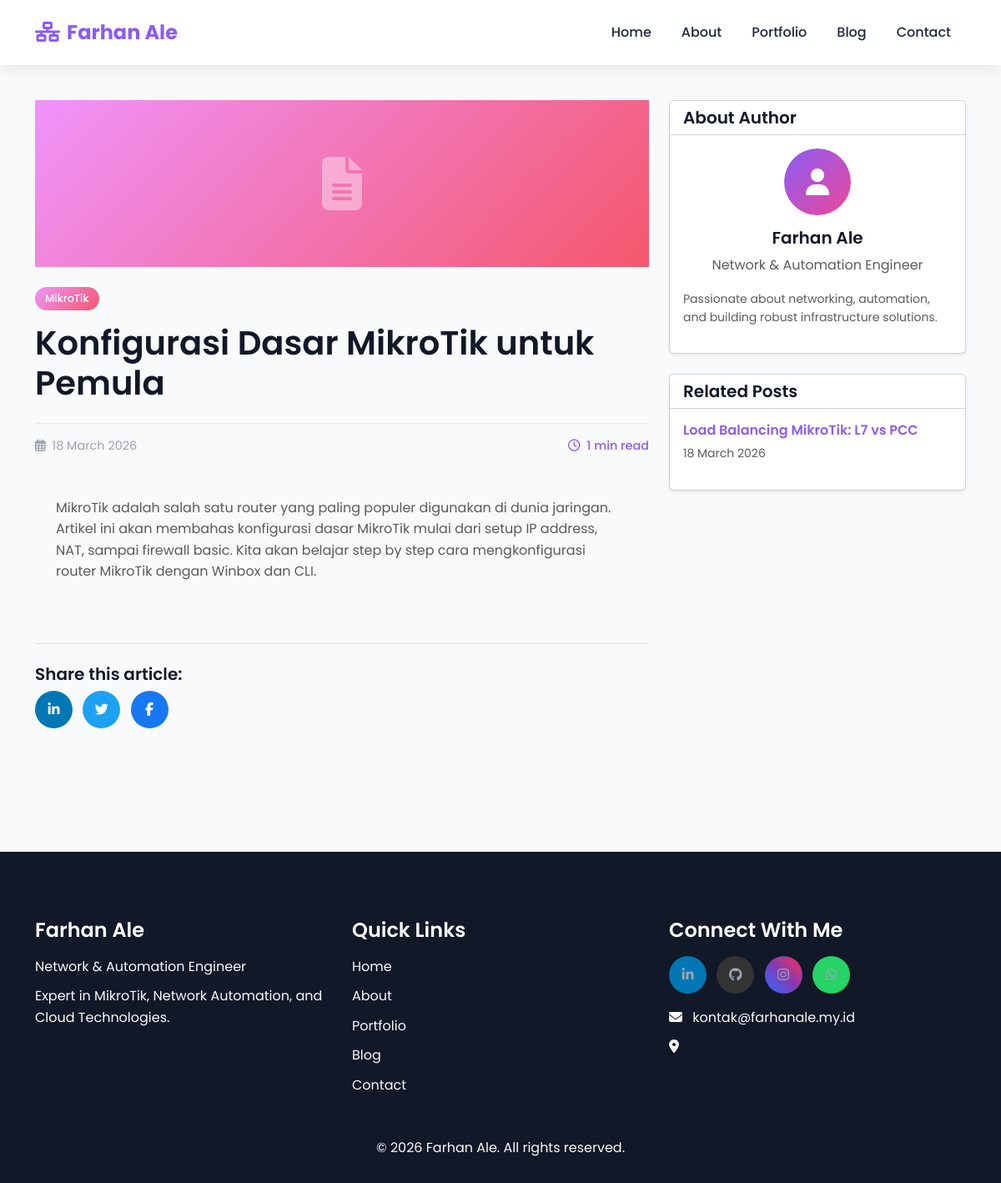
The app's page /blog-detail.php?slug=konfigurasi-dasar-mikrotik-untuk-pemula with its own data.
### tables this page shows
CREATE TABLE blogs (
    id INT PRIMARY KEY AUTO_INCREMENT,
    title VARCHAR(100) NOT NULL,
    slug VARCHAR(100) UNIQUE NOT NULL,
    content TEXT,
    image VARCHAR(255),
    category VARCHAR(50),
    created_at TIMESTAMP DEFAULT CURRENT_TIMESTAMP,
    updated_at TIMESTAMP DEFAULT CURRENT_TIMESTAMP ON UPDATE CURRENT_TIMESTAMP
);

CREATE TABLE settings (
    id INT PRIMARY KEY AUTO_INCREMENT,
    setting_key VARCHAR(50) UNIQUE NOT NULL,
    setting_value TEXT
);

### includes/functions.php (called while the page is built, shortened)
<?php
function getSetting($key) {
    global $pdo;
    $stmt = $pdo->prepare("SELECT setting_value FROM settings WHERE setting_key = ?");
    $stmt->execute([$key]);
    $result = $stmt->fetch();
    return $result ? $result['setting_value'] : '';
}
function formatDate($date) {
    return date('d F Y', strtotime($date));
}
function readingTime($content) {
    $wordCount = str_word_count(strip_tags($content));
    $minutes = ceil($wordCount / 200);
    return $minutes . ' min read';
}

### blog-detail.php (the view, shortened to what this page needs)
<?php
require_once 'includes/config.php';
require_once 'includes/functions.php';
$slug = $_GET['slug'] ?? '';
$stmt = $pdo->prepare("SELECT * FROM blogs WHERE slug = ?");
$stmt->execute([$slug]);
$blog = $stmt->fetch();
$relatedBlogs = $pdo->prepare("SELECT * FROM blogs WHERE category = ? AND id != ? ORDER BY created_at DESC LIMIT 3");
$relatedBlogs->execute([$blog['category'], $blog['id']]);
$relatedBlogs = $relatedBlogs->fetchAll();
include 'includes/header.php';
?>
<div class="section-padding" style="padding-top: 120px;">
    <div class="container">
        <div class="row">
            <div class="col-lg-8">
                <article data-aos="fade-up">
                    <div class="blog-image mb-4">
                        <i class="fas fa-file-alt"></i>
                    </div>
                    <span class="blog-category"><?php echo htmlspecialchars($blog['category']); ?></span>
                    <h1 class="mb-4"><?php echo htmlspecialchars($blog['title']); ?></h1>
                    <div class="blog-meta mb-4">
                        <span class="blog-date"><i class="far fa-calendar-alt me-2"></i><?php echo formatDate($blog['created_at']); ?></span>
                        <span class="blog-read-time"><i class="far fa-clock me-2"></i><?php echo readingTime($blog['content']); ?></span>
                    </div>
                    <div class="blog-content text-muted mb-5">
                        <?php echo nl2br(htmlspecialchars($blog['content'])); ?>
                    </div>
                    <div class="border-top pt-4">
                        <h5>Share this article:</h5>
                        <div class="social-links">
                            <a href="https://www.linkedin.com/sharing/share-offsite/?url=<?php echo urlencode('http://' . $_SERVER['HTTP_HOST'] . $_SERVER['REQUEST_URI']); ?>" target="_blank" class="btn btn-social btn-linkedin me-2">
                                <i class="fab fa-linkedin-in"></i>
                            </a>
                            <a href="https://twitter.com/intent/tweet?text=<?php echo urlencode($blog['title']); ?>&url=<?php echo urlencode('http://' . $_SERVER['HTTP_HOST'] . $_SERVER['REQUEST_URI']); ?>" target="_blank" class="btn btn-social btn-linkedin me-2" style="background: #1DA1F2;">
                                <i class="fab fa-twitter"></i>
                            </a>
                            <a href="https://www.facebook.com/sharer/sharer.php?u=<?php echo urlencode('http://' . $_SERVER['HTTP_HOST'] . $_SERVER['REQUEST_URI']); ?>" target="_blank" class="btn btn-social btn-linkedin" style="background: #1877F2;">
                                <i class="fab fa-facebook-f"></i>
                            </a>
                        </div>
                    </div>
                </article>
            </div>
            <div class="col-lg-4" data-aos="fade-left">
                <div class="card shadow-sm mb-4">
                    <div class="card-header bg-white">
                        <h5 class="mb-0">About Author</h5>
                    </div>
                    <div class="card-body">
                        <div class="text-center mb-3">
                            <div style="width: 80px; height: 80px; background: var(--gradient); border-radius: 50%; margin: 0 auto 15px; display: flex; align-items: center; justify-content: center;">
                                <i class="fas fa-user" style="font-size: 2rem; color: white;"></i>
                            </div>
                            <h5>Farhan Ale</h5>
                            <p class="text-muted mb-0">Network & Automation Engineer</p>
                        </div>
                        <p class="text-muted small">Passionate about networking, automation, and building robust infrastructure solutions.</p>
                    </div>
                </div>
                <?php if ($relatedBlogs): ?>
                <div class="card shadow-sm">
                    <div class="card-header bg-white">
                        <h5 class="mb-0">Related Posts</h5>
                    </div>
                    <div class="card-body">
                        <?php foreach ($relatedBlogs as $related): ?>
                        <div class="mb-3">
                            <h6 class="mb-1">
                                <a href="blog-detail.php?slug=<?php echo htmlspecialchars($related['slug']); ?>" style="color: var(--primary);">
                                    <?php echo htmlspecialchars($related['title']); ?>
                                </a>
                            </h6>
                            <small class="text-muted"><?php echo formatDate($related['created_at']); ?></small>
                        </div>
                        <?php endforeach; ?>
                    </div>
                </div>
                <?php endif; ?>
            </div>
        </div>
    </div>
</div>
<?php include 'includes/footer.php'; ?>

### includes/footer.php (shortened to what this page needs)
    <footer class="footer mt-5">
        <div class="container">
            <div class="row">
                <div class="col-md-4">
                    <h4 class="text-white mb-3">Farhan Ale</h4>
                    <p class="text-light">Network & Automation Engineer</p>
                    <p class="text-light">Expert in MikroTik, Network Automation, and Cloud Technologies.</p>
                </div>
                <div class="col-md-4">
                    <h4 class="text-white mb-3">Quick Links</h4>
                    <ul class="list-unstyled">
                        <li><a href="index.php" class="text-light">Home</a></li>
                        <li><a href="about.php" class="text-light">About</a></li>
                        <li><a href="portfolio.php" class="text-light">Portfolio</a></li>
                        <li><a href="blog.php" class="text-light">Blog</a></li>
                        <li><a href="contact.php" class="text-light">Contact</a></li>
                    </ul>
                </div>
                <div class="col-md-4">
                    <h4 class="text-white mb-3">Connect With Me</h4>
                    <div class="social-links">
                        <a href="<?php echo getSetting('linkedin'); ?>" target="_blank" class="btn btn-social btn-linkedin me-2">
                            <i class="fab fa-linkedin-in"></i>
                        </a>
                        <a href="<?php echo getSetting('github'); ?>" target="_blank" class="btn btn-social btn-github me-2">
                            <i class="fab fa-github"></i>
                        </a>
                        <a href="<?php echo getSetting('instagram'); ?>" target="_blank" class="btn btn-social btn-instagram me-2">
                            <i class="fab fa-instagram"></i>
                        </a>
                        <a href="https://wa.me/<?php echo getSetting('whatsapp'); ?>" target="_blank" class="btn btn-social btn-whatsapp">
                            <i class="fab fa-whatsapp"></i>
                        </a>
                    </div>
                    <p class="text-light mt-3">
                        <i class="fas fa-envelope me-2"></i>
                        <?php echo getSetting('contact_email'); ?>
                    </p>
                    <p class="text-light">
                        <i class="fas fa-map-marker-alt me-2"></i>
                    </p>
                </div>
            </div>
            <hr class="bg-light">
            <div class="row">
                <div class="col-md-12 text-center">
                    <p class="text-light mb-0">&copy; <?php echo date('Y'); ?> Farhan Ale. All rights reserved.</p>
                </div>
            </div>
        </div>
    </footer>
</body>
</html>

### assets/css/style.css (style rules this page uses)
:root { --primary: #8B5CF6; --secondary: #EC4899; --accent: #F59E0B; --dark: #1F2937; --darker: #111827; --light: #F9FAFB; --white: #FFFFFF; --gradient: linear-gradient(135deg, var(--primary) 0%, var(--secondary) 100%); --gradient-overlay: linear-gradient(135deg, rgba(139, 92, 246, 0.9) 0%, rgba(236, 72, 153, 0.9) 100%); }
* { margin: 0; padding: 0; box-sizing: border-box; }
body { font-family: 'Poppins', sans-serif; background-color: var(--light); color: var(--dark); line-height: 1.6; overflow-x: hidden; }
h1, h2, h3, h4, h5, h6 { font-weight: 600; color: var(--darker); }
a { text-decoration: none; transition: all 0.3s ease; }
.section-padding { padding: 100px 0; }
.blog-image { height: 200px; background: linear-gradient(135deg, #f093fb 0%, #f5576c 100%); display: flex; align-items: center; justify-content: center; }
.blog-image i { font-size: 4rem; color: rgba(255, 255, 255, 0.4); }
.blog-content { padding: 25px; }
.blog-category { display: inline-block; padding: 4px 12px; background: linear-gradient(135deg, #f093fb 0%, #f5576c 100%); color: var(--white); border-radius: 50px; font-size: 0.8rem; font-weight: 500; margin-bottom: 15px; }
.blog-meta { display: flex; justify-content: space-between; align-items: center; padding-top: 15px; border-top: 1px solid #E5E7EB; }
.blog-date { color: #9CA3AF; font-size: 0.9rem; }
.blog-read-time { color: var(--primary); font-size: 0.9rem; font-weight: 500; }
.footer { background: var(--darker); padding: 80px 0 30px; }
.footer h4 { color: var(--white); margin-bottom: 20px; }
.footer p { color: #9CA3AF; margin-bottom: 10px; }
.footer ul li { margin-bottom: 10px; }
.footer a { color: #9CA3AF; }
.btn-social { width: 45px; height: 45px; border-radius: 50%; display: inline-flex; align-items: center; justify-content: center; color: var(--white); transition: all 0.3s ease; }
.btn-linkedin { background: #0077B5; }
.btn-github { background: #333; }
.btn-instagram { background: linear-gradient(45deg, #405DE6, #5851DB, #833AB4, #C13584, #E1306C); }
.btn-whatsapp { background: #25D366; }

### records on screen
blogs: category "MikroTik", title "Konfigurasi Dasar MikroTik untuk Pemula", created_at "18 March 2026", content "1 min read", content "MikroTik adalah salah satu router yang paling populer digunakan di dunia jaringan. Artikel ini akan membahas konfigurasi dasar MikroTik mulai dari setup IP address, NAT, sampai firewall basic. Kita akan belajar step by step cara mengkonfigurasi router MikroTik dengan Winbox dan CLI."
blogs: title "Load Balancing MikroTik: L7 vs PCC", created_at "18 March 2026"
settings: setting_value "kontak@farhanale.my.id"
